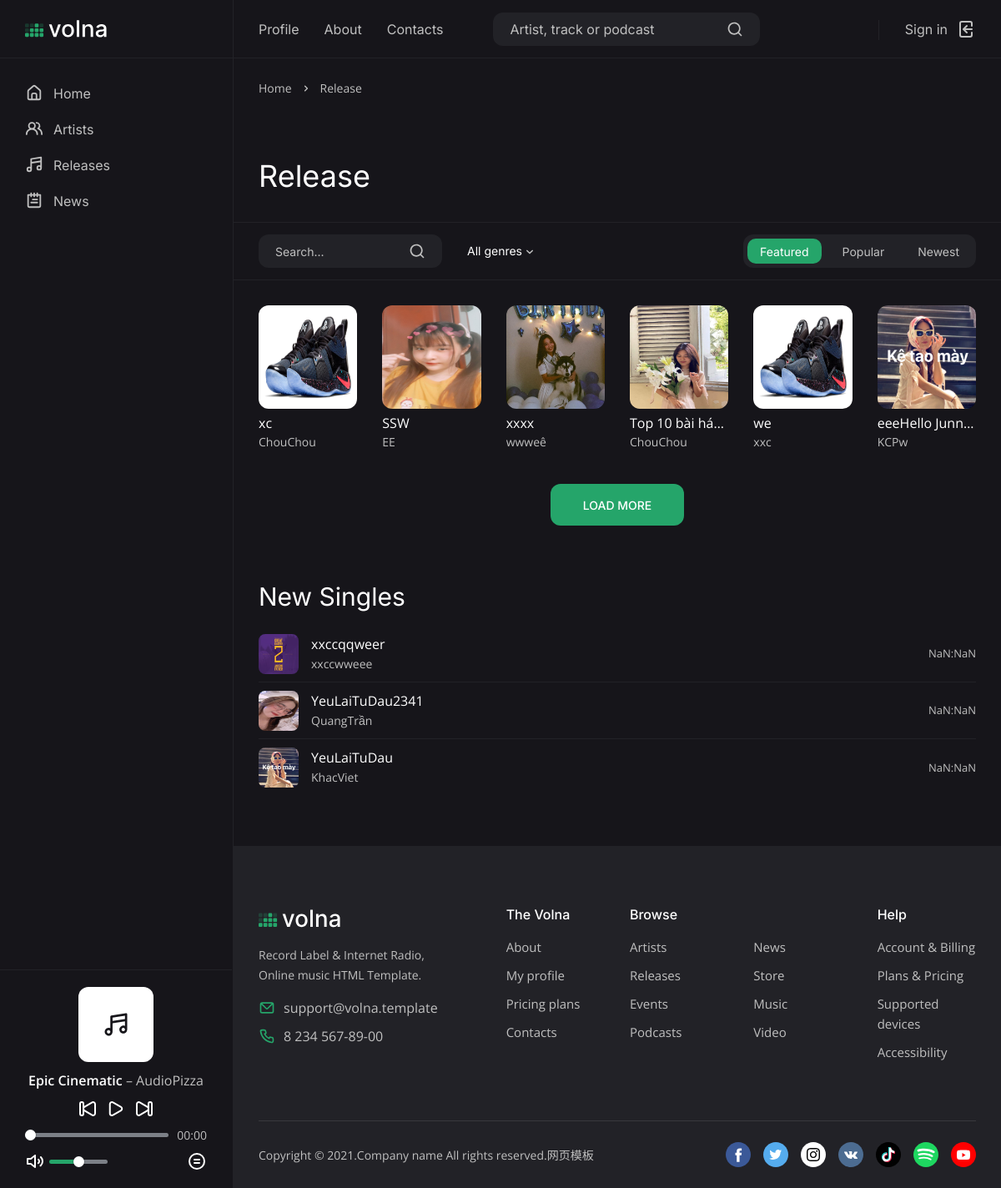
Screenshot of /index.php?c=album&a=index with the database file from the repository.
### tables this page shows
CREATE TABLE `album` (
  `Id` int(11) NOT NULL,
  `Title` varchar(255) DEFAULT NULL,
  `Artist` varchar(255) DEFAULT NULL,
  `Avatar` varchar(255) DEFAULT NULL,
  `UserId` int(255) DEFAULT NULL,
  `About` varchar(3000) DEFAULT NULL,
  `GenresId` int(11) NOT NULL,
  `CreateDate` timestamp NULL DEFAULT CURRENT_TIMESTAMP,
  `UpdatedDate` timestamp NULL DEFAULT CURRENT_TIMESTAMP
);

CREATE TABLE `song` (
  `Id` int(11) NOT NULL,
  `Name` varchar(250) DEFAULT NULL,
  `artist` varchar(255) DEFAULT NULL,
  `avatar` varchar(100) DEFAULT NULL,
  `AlbumId` int(11) DEFAULT NULL,
  `UserId` int(11) NOT NULL,
  `Link` varchar(20) DEFAULT NULL,
  `Listen` int(11) NOT NULL DEFAULT '0',
  `status` int(2) NOT NULL DEFAULT '0',
  `DateCreate` timestamp NULL DEFAULT CURRENT_TIMESTAMP,
  `DateUpdated` timestamp NULL DEFAULT CURRENT_TIMESTAMP ON UPDATE CURRENT_TIMESTAMP
);

### system/controller/Album_Controller.php (called while the page is built, shortened)
<?php if (!defined('PATH_SYSTEM')) die('Bad requested!');
class Album_Controller extends FT_Controller
{
    public $data = [
        'controller' => 'Album'
    ];
    public function __construct()
    {
        $this->model = $this->model('Album');
    }
    public function IndexAction()
    {
        $this->data['list'] = $this->model->getList();
        $this->data['single'] = $this->model->getSong(0, 10);
        $this->model = $this->model('genres');
        $this->data['genresList'] = $this->model->GetList();
        $this->data['content'] = 'album/homepage';
        $this->data['breadcrumb'] = 'Release';
        $this->data['title'] = 'Release';
        $this->render('layout/masterlayout', $this->data);
    }
}

### index.php (called while the page is built, shortened)
<?php
if (file_exists(PATH_SYSTEM . '/config/config.php')) {
    require_once(PATH_SYSTEM . '/db/connection.php');
    require_once(PATH_SYSTEM . '/db/database.php');
}
require_once(PATH_SYSTEM . '/model/model.php');
FT_load();

### system/db/database.php (called while the page is built, shortened)
<?php
class database
{
    var  $sql, $statement;
    protected $pdo;
    function __construct()
    {
        $this->pdo = connection::getInstance();
    }
    function setquery($sql)
    {
        $this->sql = $sql;
        return $this;
    }
    function loadrows($params = [])
    {
        try {
            $this->statement = $this->pdo->prepare($this->sql);
            $this->statement->execute($params);
            return $this->statement->fetchAll(PDO::FETCH_OBJ);
        } catch (PDOException $errors) {
            exit('SQL Error: ' . $errors->getMessage());
        }
    }
}

### system/db/connection.php (called while the page is built, shortened)
<?php
class connection
{
    private static $instance = null, $conn = null;
    private function __construct()
    {
        try {
            $this->pdo = new PDO(
                'mysql:host=' . DB_HOST . ';port=' . DB_PORT . ';dbname=' . DB_NAME,
                DB_USER,
                DB_PASSWORD,
                [
                    PDO::ATTR_ERRMODE => PDO::ERRMODE_EXCEPTION,
                    PDO::ATTR_EMULATE_PREPARES => false,
                    PDO::MYSQL_ATTR_INIT_COMMAND => 'SET NAMES utf8'
                ]
            );
            self::$conn = $this->pdo;
            return $this->pdo;
        } catch (PDOException $errors) {
            exit('DB Error: ' . $errors->getMessage());
        }
    }
    public static function getInstance()
    {
        if (self::$instance == null) {
            self::$instance = self::$conn;
        }
        return self::$instance;
    }
}

### system/model/album.php (called while the page is built, shortened)
<?
class album extends Model
{
    var $table = 'album';
    function getSong($id, $limit)
    {
        if ($limit > 0) {
            $extra = "limit $limit";
        } else {
            $extra = "";
        }
        return $this->db->setquery("select * from `song` where AlbumId=? $extra ")->loadrows([$id]);
    }
    function getList()
    {
        return $this->db->setquery('select * from `' . $this->table . '`')->loadrows([]);
    }
}

### system/model/model.php (called while the page is built, shortened)
<?php
class Model extends database
{
    public function __construct()
    {
        $this->db = new database;
    }
}

### system/view/album/homepage.php (the view, shortened to what this page needs)
<div class="row row--grid">
    <div class="col-12" data-select2-id="10">
        <div class="main__filter">
            <form action="#" class="main__filter-search">
                <input type="text" placeholder="Search...">
                <button type="button"><svg xmlns="http://www.w3.org/2000/svg" viewBox="0 0 24 24">
                        <path
                            d="M21.71,20.29,18,16.61A9,9,0,1,0,16.61,18l3.68,3.68a1,1,0,0,0,1.42,0A1,1,0,0,0,21.71,20.29ZM11,18a7,7,0,1,1,7-7A7,7,0,0,1,11,18Z" />
                    </svg></button>
            </form>
            <div class="main__filter-wrap">
            </div>
            <div class="slider-radio">
                <input type="radio" name="grade" id="featured" checked="checked"><label for="featured">Featured</label>
                <input type="radio" name="grade" id="popular"><label for="popular">Popular</label>
                <input type="radio" name="grade" id="newest"><label for="newest">Newest</label>
            </div>
        </div>
        <div class="row row--grid" id='releasePlace'>
            <? foreach ($list as $item) { ?>
            <div class="col-6 col-sm-4 col-lg-2">
                <div class="album">
                    <div class="album__cover">
                        <img src="public/img/covers/<?= $item->Avatar ?>" alt="">
                    </div>
                    <div class="album__title">
                        <h3><a href="<?= url('album', 'detailFE', ['Id' => $item->Id]) ?>"><?= $item->Title ?></a></h3>
                        <span><a
                                href="<?= url('artist', 'detail', ['id' => $item->UserId]) ?>"><?= $item->Artist ?></a></span>
                    </div>
                </div>
            </div>
            <? } ?>
        </div>
        <button class="main__load" type="button">Load more</button>
    </div>
</div>
<section class="row row--grid">
    <div class="col-12">
        <div class="row row--grid">
            <div class="col-12">
                <div class="main__title">
                    <h2><a href="#">New Singles</a></h2>
                </div>
            </div>
            <div class="col-12">
                <ul class="main__list">
                    <?
                    foreach ($single as $item) { ?>
                    <li class="single-item">
                        <a data-link="" data-title="<?= $item->Name ?>" data-artist="<?= $item->artist ?>"
                            data-img="public/img/covers/<?= $item->avatar ?>"
                            href="public/audio/single/<?= $item->Link ?>" class="single-item__cover">
                            <img src="public/img/covers/<?= $item->avatar ?>" alt="">
                        </a>
                        <div class="single-item__title">
                            <h4><a href="#"><?= $item->Name ?></a></h4>
                            <span>
                                <a href="<?= url('artist', 'detail', ['id' => $item->UserId]) ?>"><?= $item->artist ?>
                                </a>
                            </span>
                        </div>
                        <span class="single-item__time duration">3:02</span>
                    </li>
                    <? } ?>
                </ul>
            </div>
        </div>
    </div>
</section>

### public/css/slider-radio.css (style rules this page uses)
.slider-radio { position:relative; }
.slider-radio input[type=radio]:checked + label { position:relative !important;z-index:100 !important; }
.slider-radio { display: inline-block; }
.slider-radio label { display: inline-block; padding: 10px 20px; cursor: pointer; font-size: 20px; }
.slider-radio input[type=radio]:checked + label, .slider-radio .sliding-piece { background-color: #77abff; transition-timing-function: cubic-bezier(.74,.14,.38,.99); }

### public/css/kwang.css (style rules this page uses)
:root { --primary: #25a56a; --white: #ffffff; }
.album__cover img { height: 124px; }
.single-item__cover img { height: 48px; }

### rows the page displays
album: Avatar (picture), Title "xc", Artist "ChouChou"
album: Avatar (picture), Title "SSW", Artist "EE"
album: Avatar (picture), Title "xxxx", Artist "wwweê"
album: Avatar (picture), Title "Top 10 bài há…", Artist "ChouChou"
album: Avatar (picture), Title "we", Artist "xxc"
album: Avatar (picture), Title "eeeHello Junn…", Artist "KCPw"
song: avatar (picture), Name "xxccqqweer", artist "xxccwweee"
song: avatar (picture), Name "YeuLaiTuDau2341", artist "QuangTrần"
song: avatar (picture), Name "YeuLaiTuDau", artist "KhacViet"

### other values shown
$breadcrumb "Release"
$title "Release"
